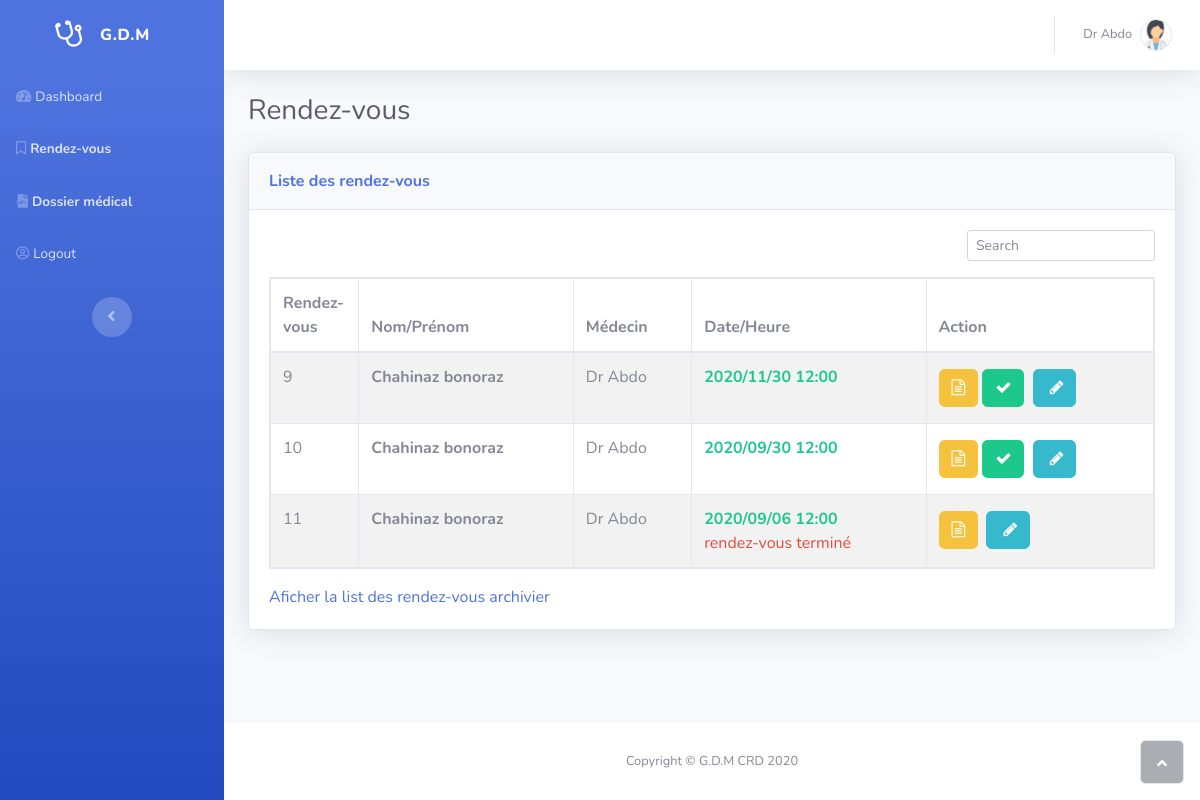
Page /rdv.php (signed in) on the committed database.
### tables this page shows
CREATE TABLE `rdv` (
  `id_rdv` int(11) NOT NULL,
  `date_rdv` datetime NOT NULL,
  `id_patient` int(8) NOT NULL,
  `archivier_rdv` tinyint(1) NOT NULL DEFAULT 0,
  `id_medecin` int(4) NOT NULL
);

CREATE TABLE `patient` (
  `id_patient` int(11) NOT NULL,
  `nom_patient` varchar(32) DEFAULT NULL,
  `prenom_patient` varchar(32) DEFAULT NULL,
  `datenais_patient` date DEFAULT NULL,
  `lieunais_patient` varchar(40) DEFAULT NULL,
  `sexe_patient` varchar(6) DEFAULT NULL,
  `adresse_patient` varchar(50) DEFAULT NULL,
  `tel_patient` varchar(14) DEFAULT NULL,
  `id_dm` int(11) DEFAULT NULL,
  `archivier_patient` tinyint(1) NOT NULL DEFAULT 0,
  `deleted` tinyint(1) NOT NULL DEFAULT 0
);

CREATE TABLE `users` (
  `id` int(55) NOT NULL,
  `username` varchar(255) DEFAULT NULL,
  `profil_nom` varchar(50) DEFAULT NULL,
  `profil_prenom` varchar(50) DEFAULT NULL,
  `profil_type` varchar(20) DEFAULT 'assistante',
  `profil_tel` varchar(14) DEFAULT NULL,
  `profil_sexe` varchar(2) DEFAULT 'm',
  `profil_adresse` varchar(60) DEFAULT NULL,
  `password` varchar(255) NOT NULL,
  `deleted` tinyint(1) NOT NULL DEFAULT 0,
  `active` tinyint(1) DEFAULT 1
);

### includes/auth.php (called while the page is built, shortened)
<?php
function isDr()
{
    if (isset($_SESSION['user']) && $_SESSION['user']['profil_type'] == 'medecin') {
        return true;
    } else {
        return false;
    }
}

### rdv.php (the view, shortened to what this page needs)
<?php
include './includes/head.php';
if(isset($_GET['action']) && $_GET['action'] == "archive"){
    $stmt = $db->prepare("SELECT id_rdv,nom_patient,prenom_patient,profil_nom,profil_prenom,date_rdv,id_dm
                                FROM rdv
                                INNER JOIN patient ON patient.id_patient = rdv.id_patient
                                INNER JOIN users ON rdv.id_medecin = users.id
                                WHERE archivier_rdv = 1
                                ORDER BY rdv.date_rdv DESC");
    $stmt->execute();
    $rdvs = $stmt->get_result();
}else{
    $stmt = $db->prepare("SELECT id_rdv,nom_patient,prenom_patient,profil_nom,profil_prenom,date_rdv,id_dm
                                FROM rdv
                                INNER JOIN patient ON patient.id_patient = rdv.id_patient
                                INNER JOIN users ON rdv.id_medecin = users.id
                                WHERE archivier_rdv = 0
                                ORDER BY rdv.date_rdv DESC");
    $stmt->execute();
    $rdvs = $stmt->get_result();
}
?>
            <div class="container-fluid">
                <h3 class="text-dark mb-4">Rendez-vous</h3>
                <div class="card shadow">
                    <div class="card-header py-3">
                        <p class="text-primary m-0 font-weight-bold">Liste des rendez-vous</p>
                    </div>
                    <div class="card-body">
                        <div class="row">
                            <div class="col-md-6 text-nowrap">
                            </div>
                            <div class="col-md-6">
                                <div class="text-md-right dataTables_filter" id="dataTable_filter-1">
                                    <form action="rdv.php">
                                        <label><input type="search" class="form-control form-control-sm" aria-controls="dataTable" name="q" placeholder="Search"></label>
                                    </form>
                                </div>
                            </div>
                        </div>
                        <div class="table-responsive-lg table-bordered table mt-2" id="dataTable" role="grid" aria-describedby="dataTable_info">
                            <table class="table table-striped table-bordered my-0" id="dataTable">
                                <thead>
                                <tr>
                                    <th>Rendez-vous</th>
                                    <th>Nom/Prénom</th>
                                    <th>Médecin</th>
                                    <th>Date/Heure</th>
                                    <th>Action</th>
                                </tr>
                                </thead>
                                <tbody>
                                <?php while ($rdv = mysqli_fetch_array($rdvs)) : ?>
                                    <tr>
                                        <td width="10%"><?php echo $rdv['id_rdv']; ?></td>
                                        <td><strong><?php echo $rdv['prenom_patient'].' '.$rdv['nom_patient']; ?></strong></td>
                                        <td><?php echo $rdv['profil_prenom'].' '.$rdv['profil_nom']; ?></td>
                                        <?php
                                        $stmt = $db->prepare("SELECT *
                                                                    FROM visite
                                                                    WHERE id_patient = ?");
                                        $stmt->bind_param("s", $rdv['id_rdv']);
                                        $stmt->execute();
                                        $rdv_visit_count = $stmt->get_result()->num_rows;
                                        ?>
                                        <td class="text-success">
                                            <strong><?php echo date_format(date_create($rdv['date_rdv']),"Y/m/d H:i");?></strong>
                                            <br><span class="text-danger"><?php if ($rdv_visit_count){ echo "rendez-vous terminé"; } ?></span>
                                        </td>
                                        <td>
                                            <?php if(isDr()){ ?>
                                            <a class="btn btn-warning" role="button" href="dm-edit.php?id=<?php echo $rdv['id_dm'];?>" target="_blank"><i class="fa fa-file-text-o"></i></a>
                                            <?php   } ?>
                                            <?php if(isDr() && !$rdv_visit_count){ ?>
                                            <a class="btn btn-success" role="button" href="rdv.php?action=affecter&id=<?php echo $rdv['id_rdv'];?>"><i class="fa fa-check"></i></a>
                                            <?php   } ?>
                                            <div class="dropdown d-inline-block">
                                                <button class="btn btn-info m-1" data-toggle="dropdown" aria-expanded="false" type="button">&nbsp;<i class="fa fa-pencil"></i></button>
                                            </div>
                                        </td>
                                    </tr>
                                <?php endwhile ?>
                                </tbody>
                            </table>
                        </div>
                        <div class="row">
                            <div class="col"><a href="rdv.php?action=archive">Aficher la list des rendez-vous archivier</a></div>
                        </div>
                    </div>
                </div>
            </div>
        </div>
<?php include './includes/footer.php'; ?>

### includes/head.php (shortened to what this page needs)
<?php
include 'auth.php';
?>
<!DOCTYPE html>
<html>
<head>
    <link rel="stylesheet" href="assets/bootstrap/css/bootstrap.min.css">
    <link rel="stylesheet" href="assets/fonts/fontawesome-all.min.css">
    <link rel="stylesheet" href="assets/fonts/font-awesome.min.css">
    <link rel="stylesheet" href="assets/fonts/fontawesome5-overrides.min.css">
    <link rel="stylesheet" href="https://cdn.jsdelivr.net/npm/flatpickr/dist/flatpickr.min.css">
    <link rel="stylesheet" href="assets/css/styles.min.css">
</head>
<body id="page-top">
<div id="wrapper">
    <nav class="navbar navbar-dark align-items-start sidebar sidebar-dark accordion bg-gradient-primary p-0">
        <div class="container-fluid d-flex flex-column p-0">
            <a class="navbar-brand d-flex justify-content-center align-items-center sidebar-brand m-0" href="#">
                <div class="sidebar-brand-icon rotate-n-15"><i class="fa fa-stethoscope"></i></div>
                <div class="sidebar-brand-text mx-3"><span>G.D.M</span></div>
            </a>
            <ul class="nav navbar-nav text-light" id="accordionSidebar">
                <li class="nav-item" role="presentation"><a class="nav-link" href="dashboard.php"><i class="fas fa-tachometer-alt"></i><span>Dashboard</span></a></li>
                <?php if(isDr()){ ?>
                    <li class="nav-item" role="presentation"><a class="nav-link" href="rdv.php"><i class="far fa-bookmark"></i><span><strong>Rendez-vous</strong></span></a></li>
                    <li class="nav-item" role="presentation"><a class="nav-link" href="dm.php"><i class="fas fa-file-medical-alt"></i><span><strong>Dossier médical</strong></span></a></li>
                <?php } ?>
                <li class="nav-item" role="presentation"><a class="nav-link" href="logout.php"><i class="far fa-user-circle"></i><span>Logout</span></a></li>
            </ul>
            <div class="text-center d-none d-md-inline"><button class="btn rounded-circle border-0" id="sidebarToggle" type="button"></button></div>
        </div>
    </nav>
    <div class="d-flex flex-column" id="content-wrapper">
        <div id="content">
            <nav class="navbar navbar-light navbar-expand bg-white shadow mb-4 topbar static-top">
                <div class="container-fluid">
                    <ul class="nav navbar-nav flex-nowrap ml-auto">
                        <li class="nav-item dropdown no-arrow" role="presentation">
                            <div class="nav-item dropdown no-arrow"><a class="dropdown-toggle nav-link" data-toggle="dropdown" aria-expanded="false" href="#"><span class="d-none d-lg-inline mr-2 text-gray-600 small"><?php echo $_SESSION['user']['profil_prenom'] .' '. $_SESSION['user']['profil_nom']; ?></span><img class="border rounded-circle img-profile" src="assets/img/doctor.png"></a>
                            </div>
                        </li>
                    </ul>
                </div>
            </nav>

### includes/footer.php (shortened to what this page needs)
                <footer class="bg-white sticky-footer">
                    <div class="container my-auto">
                        <div class="text-center my-auto copyright"><span>Copyright © G.D.M CRD 2020</span></div>
                    </div>
                </footer>
</div><a class="border rounded d-inline scroll-to-top" href="#page-top"><i class="fas fa-angle-up"></i></a></div>
</body>
</html>

### rows in the picture
rdv: id_rdv "9", id_patient.prenom_patient "Chahinaz", id_patient.nom_patient "bonoraz", users.profil_prenom "Dr", users.profil_nom "Abdo", date_rdv "2020/11/30 12:00"
rdv: id_rdv "10", id_patient.prenom_patient "Chahinaz", id_patient.nom_patient "bonoraz", users.profil_prenom "Dr", users.profil_nom "Abdo", date_rdv "2020/09/30 12:00"
rdv: id_rdv "11", id_patient.prenom_patient "Chahinaz", id_patient.nom_patient "bonoraz", users.profil_prenom "Dr", users.profil_nom "Abdo", date_rdv "2020/09/06 12:00", shows "rendez-vous terminé"

### other values in the picture
$_SESSION['user']['profil_prenom'] "Dr"
$_SESSION['user']['profil_nom'] "Abdo"
